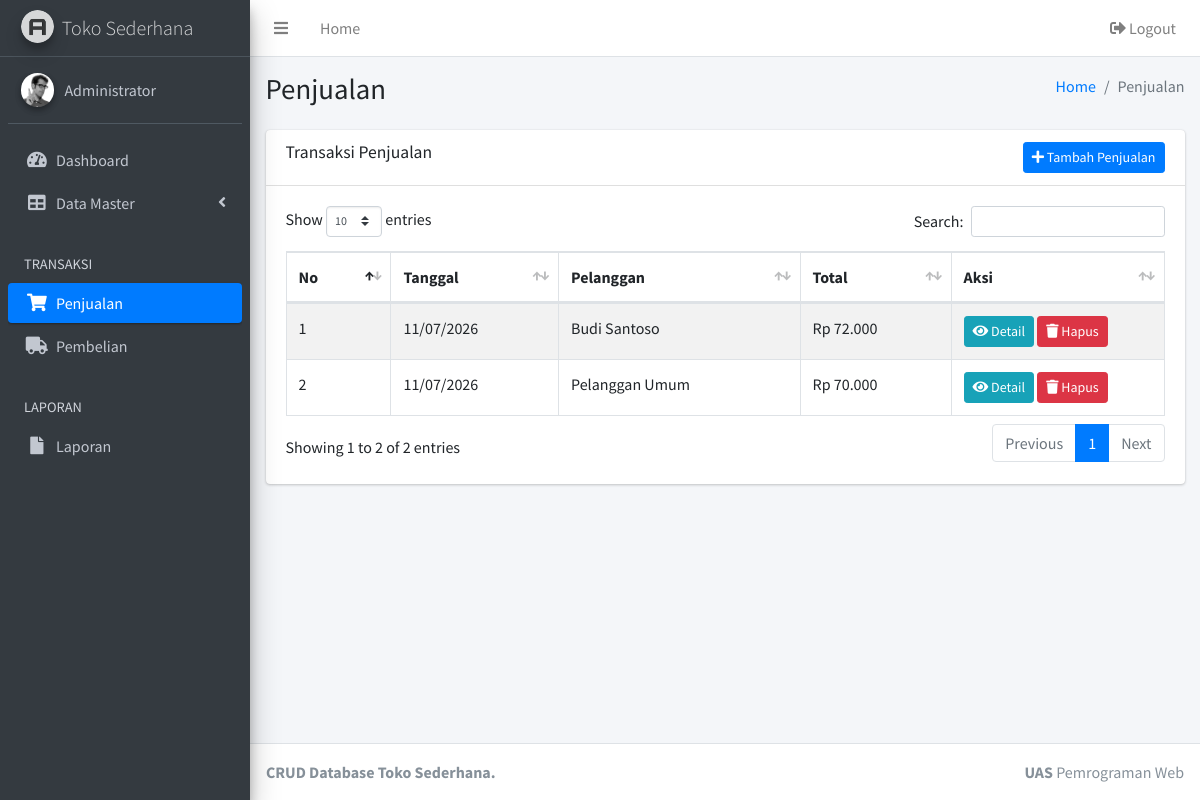
Page /penjualan.php (signed in) on the committed database.
### tables this page shows
CREATE TABLE `penjualan` (
  `id_penjualan` int(11) NOT NULL AUTO_INCREMENT,
  `tanggal` date NOT NULL,
  `id_pelanggan` int(11) DEFAULT NULL,
  `total` decimal(12,2) NOT NULL DEFAULT 0.00,
  PRIMARY KEY (`id_penjualan`),
  KEY `id_pelanggan` (`id_pelanggan`),
  CONSTRAINT `penjualan_ibfk_1` FOREIGN KEY (`id_pelanggan`) REFERENCES `pelanggan` (`id_pelanggan`) ON DELETE SET NULL ON UPDATE CASCADE
);

CREATE TABLE `pelanggan` (
  `id_pelanggan` int(11) NOT NULL AUTO_INCREMENT,
  `nama_pelanggan` varchar(100) NOT NULL,
  `telepon` varchar(20) DEFAULT NULL,
  `alamat` text DEFAULT NULL,
  PRIMARY KEY (`id_pelanggan`)
);

### penjualan.php (the view, shortened to what this page needs)
<?php
require_once 'app.php';
$penjualans = fetch_all("SELECT p.*, pl.nama_pelanggan FROM penjualan p LEFT JOIN pelanggan pl ON p.id_pelanggan = pl.id_pelanggan ORDER BY p.id_penjualan DESC");
?>
<div class="card">
  <div class="card-header">
    <h3 class="card-title">Transaksi Penjualan</h3>
    <button class="btn btn-primary btn-sm float-right" data-toggle="modal" data-target="#modalTambah"><i class="fas fa-plus"></i> Tambah Penjualan</button>
  </div>
  <div class="card-body table-responsive">
    <table class="table table-bordered table-striped datatable">
      <thead><tr><th>No</th><th>Tanggal</th><th>Pelanggan</th><th>Total</th><th width="170">Aksi</th></tr></thead>
      <tbody>
        <?php $no = 1; foreach ($penjualans as $row): ?>
          <tr>
            <td><?= $no++; ?></td>
            <td><?= tanggal($row['tanggal']); ?></td>
            <td><?= e($row['nama_pelanggan'] ?: 'Umum'); ?></td>
            <td><?= rupiah($row['total']); ?></td>
            <td>
              <button class="btn btn-info btn-sm" data-toggle="modal" data-target="#modalDetail<?= $row['id_penjualan']; ?>"><i class="fas fa-eye"></i> Detail</button>
              <button class="btn btn-danger btn-sm" data-toggle="modal" data-target="#modalHapus<?= $row['id_penjualan']; ?>"><i class="fas fa-trash"></i> Hapus</button>
            </td>
          </tr>
        <?php endforeach; ?>
      </tbody>
    </table>
  </div>
</div>

### rows in the picture
penjualan: tanggal "11/07/2026", id_pelanggan.nama_pelanggan "Budi Santoso", total "Rp 72.000"
penjualan: tanggal "11/07/2026", id_pelanggan.nama_pelanggan "Pelanggan Umum", total "Rp 70.000"

### other values in the picture
current_user_name() "Administrator"
$title "Penjualan"
